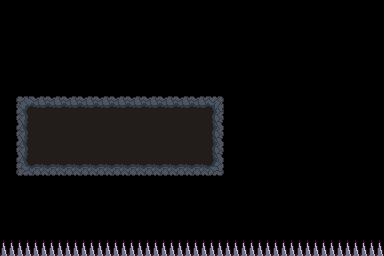

Tiled map render using the project's own tile images. Description and the whole map definition, tile-layer contents included, below:
An orthogonal 24x16 tile map with 16x16 px tiles, 1 tile layer (Tile Layer 1).

<map version="1.10" tiledversion="1.11.2" orientation="orthogonal" renderorder="right-down" width="24" height="16" tilewidth="16" tileheight="16" infinite="0" nextlayerid="2" nextobjectid="1">
 <tileset firstgid="1" source="tileset.tsx" />
 <layer id="1" name="Tile Layer 1" width="24" height="16">
  <data encoding="csv">
0,0,0,0,0,0,0,0,0,0,0,0,0,0,0,0,0,0,0,0,0,0,0,0,
0,0,0,0,0,0,0,0,0,0,0,0,0,0,0,0,0,0,0,0,0,0,0,0,
0,0,0,0,0,0,0,0,0,0,0,0,0,0,0,0,0,0,0,0,0,0,0,0,
0,0,0,0,0,0,0,0,0,0,0,0,0,0,0,0,0,0,0,0,0,0,0,0,
0,0,0,0,0,0,0,0,0,0,0,0,0,0,0,0,0,0,0,0,0,0,0,0,
0,0,0,0,0,0,0,0,0,0,0,0,0,0,0,0,0,0,0,0,0,0,0,0,
0,1,2,2,2,2,2,2,2,2,2,2,2,3,0,0,0,0,0,0,0,0,0,0,
0,6,7,7,7,7,7,7,7,7,7,7,7,8,0,0,0,0,0,0,0,0,0,0,
0,6,7,7,7,7,7,7,7,7,7,7,7,8,0,0,0,0,0,0,0,0,0,0,
0,6,7,7,7,7,7,7,7,7,7,7,7,8,0,0,0,0,0,0,0,0,0,0,
0,11,12,12,12,12,12,12,12,12,12,12,12,13,0,0,0,0,0,0,0,0,0,0,
0,0,0,0,0,0,0,0,0,0,0,0,0,0,0,0,0,0,0,0,0,0,0,0,
0,0,0,0,0,0,0,0,0,0,0,0,0,0,0,0,0,0,0,0,0,0,0,0,
0,0,0,0,0,0,0,0,0,0,0,0,0,0,0,0,0,0,0,0,0,0,0,0,
0,0,0,0,0,0,0,0,0,0,0,0,0,0,0,0,0,0,0,0,0,0,0,0,
15,15,15,15,15,15,15,15,15,15,15,15,15,15,15,15,15,15,15,15,15,15,15,15
</data>
 </layer>
</map>
